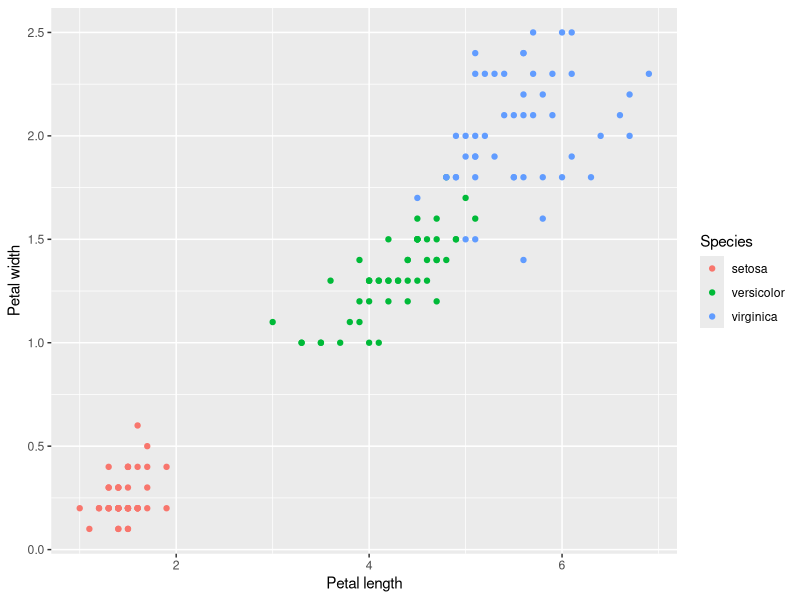
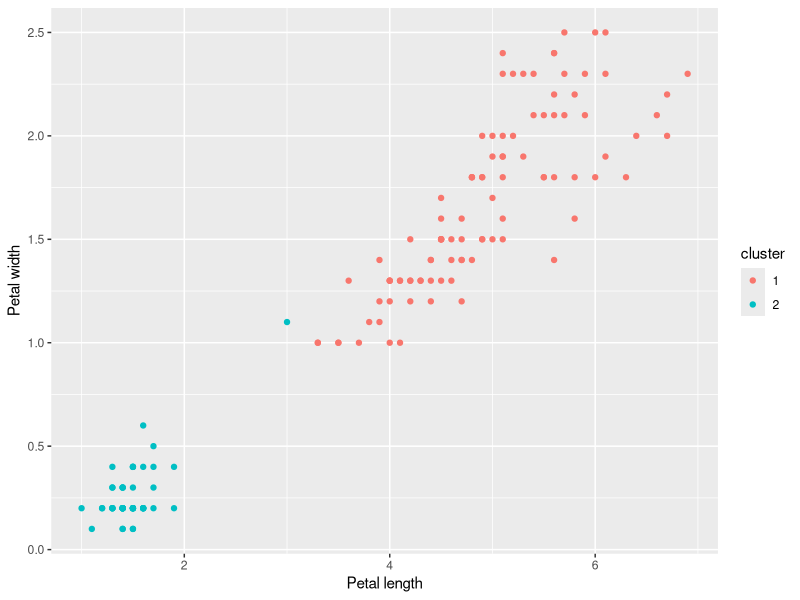
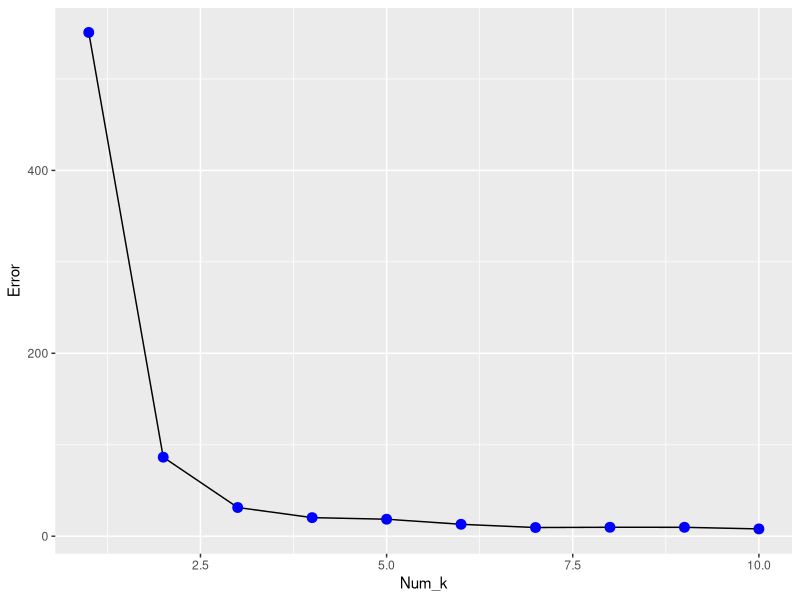
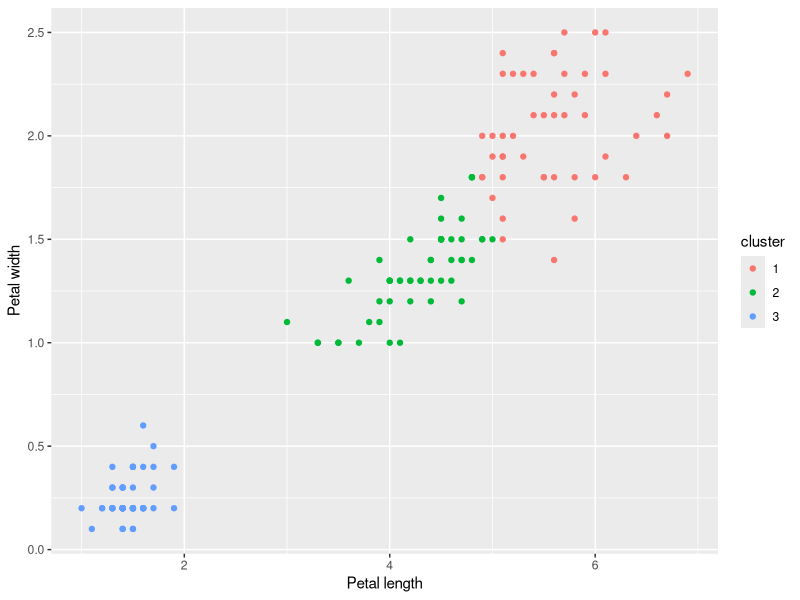

Recreate these plots in R, in order.
library(ggplot2)

# Read data
data("iris")

# Explore data
ggplot(iris, aes(Petal.Length, Petal.Width, color = Species)) + 
 geom_point() + xlab("Petal length") + ylab("Petal width")
summary(iris$Species)

# Train model
k <- 2
cluster <- kmeans(iris[, 3:4], k)
iris$cluster <- cluster$cluster
iris$cluster <- as.factor(iris$cluster)

# Explore model
ggplot(iris, aes(Petal.Length, Petal.Width, color = cluster)) +
 geom_point() + xlab("Petal length") + ylab("Petal width")

# Setosa correctly isolated. Virginica and versicolor mixed
# Create a table and elbow function to explore the results from k 1 to 10
clusterTable <- table(iris$cluster, iris$Species)
elbowfun <- function(df) {
  Num_k <- rep(NA, 10)
  Error <- rep(NA ,10)
  for (i in 1:10) {
    cluster <- kmeans(df, i)
    Num_k[i] <- i
    Error[i] <- cluster$tot.withinss
  }
  df_new <- data.frame(Num_k, Error)
  return (df_new)
}
df = iris[, 3:4]
Elbow <- elbowfun(df) 
# Draw elbow function chart
ggplot(Elbow, aes(Num_k, Error)) + geom_line() +
  geom_point(color = "blue", size = 3) + xlab("Num_k") + ylab ("Error")
# Conclusion: drastical error reduction using 2, and still reducing with 3.
# No variation higher than 3 due to minimal variance

# Apply k = 3
k <- 3
cluster <- kmeans(iris[, 3:4], k)
iris$cluster <- cluster$cluster
iris$cluster <- as.factor(iris$cluster)

# Draw it
ggplot(iris, aes(Petal.Length, Petal.Width, color = cluster)) +
  geom_point() + xlab("Petal length") + ylab("Petal width")